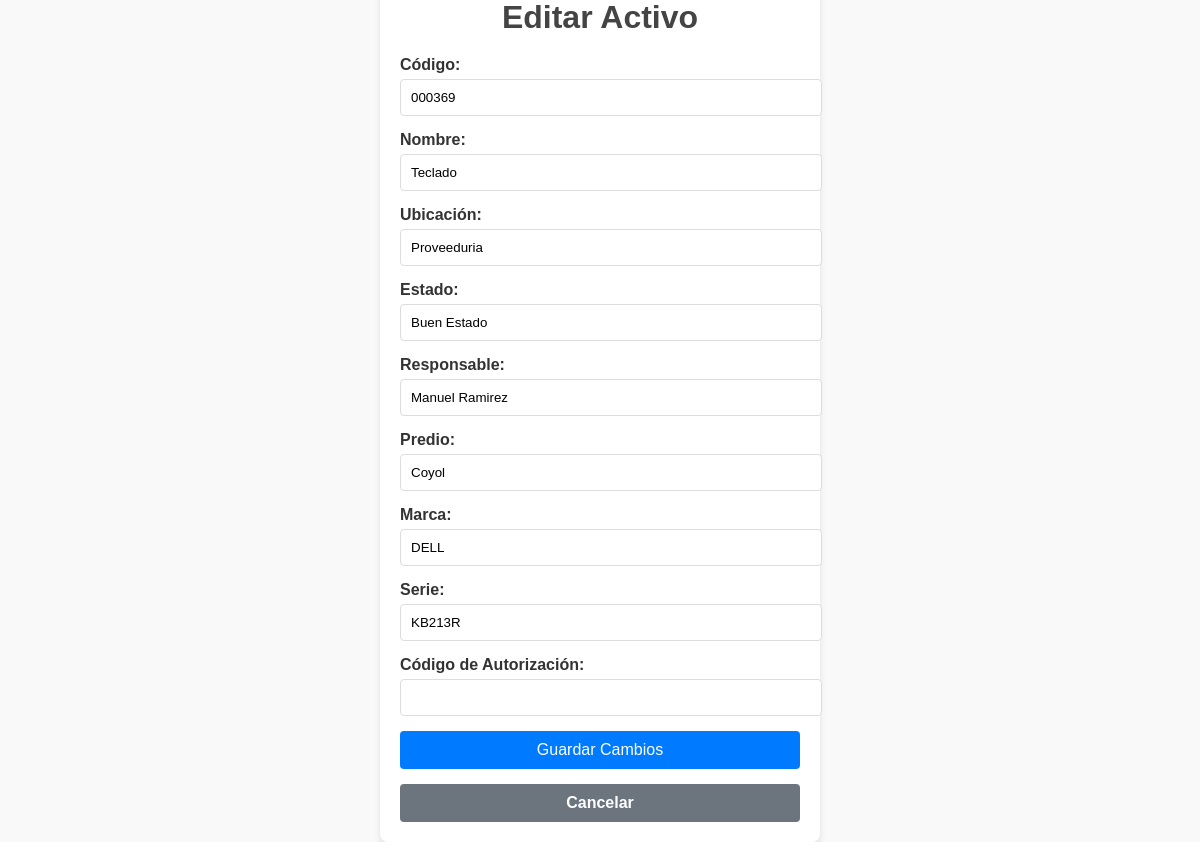
/editar/11, run on the app's committed database.
### tables this page shows
CREATE TABLE activos (
        id INTEGER PRIMARY KEY AUTOINCREMENT,
        codigo TEXT UNIQUE NOT NULL,
        nombre TEXT NOT NULL,
        ubicacion TEXT NOT NULL,
        estado TEXT NOT NULL,
        responsable TEXT,
        fecha_actualizacion TEXT NOT NULL
    , predio TEXT DEFAULT '', marca TEXT DEFAULT '', serie TEXT DEFAULT '');

### app.py (the view, shortened to what this page needs)
@app.route("/editar/<int:id>", methods=["GET", "POST"])
def editar_activo(id):
    conn = conectar_db()
    cursor = conn.cursor()
    cursor.execute("SELECT * FROM activos WHERE id = ?", (id,))
    activo = cursor.fetchone()
    conn.close()
    return render_template("editar.html", activo=activo)

### app.py (called while the page is built)
def conectar_db():
    conn = sqlite3.connect(DATABASE)
    return conn

### templates/editar.html (shortened to what this page needs)
<!DOCTYPE html>
<html lang="en">
<head>
</head>
<body>
    <form method="POST">
        <h1>Editar Activo</h1>
        <label for="codigo">Código:</label>
        <input type="text" id="codigo" name="codigo" value="{{ activo[1] }}" required>
        <label for="nombre">Nombre:</label>
        <input type="text" id="nombre" name="nombre" value="{{ activo[2] }}" required>
        <label for="ubicacion">Ubicación:</label>
        <input type="text" id="ubicacion" name="ubicacion" value="{{ activo[3] }}" required>
        <label for="estado">Estado:</label>
        <input type="text" id="estado" name="estado" value="{{ activo[4] }}" required>
        <label for="responsable">Responsable:</label>
        <input type="text" id="responsable" name="responsable" value="{{ activo[5] }}">
        <label for="predio">Predio:</label>
        <input type="text" id="predio" name="predio" value="{{ activo[7] }}" required>
        <label for="marca">Marca:</label>
        <input type="text" id="marca" name="marca" value="{{ activo[8] }}" required>
        <label for="serie">Serie:</label>
        <input type="text" id="serie" name="serie" value="{{ activo[9] }}" required>
        <label for="codigo_autorizacion">Código de Autorización:</label>
        <input type="password" id="codigo_autorizacion" name="codigo_autorizacion" required>
        <button type="submit">Guardar Cambios</button>
        <a href="/" class="cancel">Cancelar</a>
    </form>
</body>
</html>

### templates/editar.html (style rules this page uses)
body { font-family: Arial, sans-serif; background-color: #f9f9f9; color: #333; margin: 0; padding: 0; display: flex; justify-content: center; align-items: center; height: 100vh; }
form { background: #fff; padding: 20px; border-radius: 8px; box-shadow: 0 4px 6px rgba(0, 0, 0, 0.1); max-width: 400px; width: 100%; }
h1 { text-align: center; margin-bottom: 20px; color: #444; }
label { font-weight: bold; display: block; margin-bottom: 5px; }
input[type="text"], input[type="password"] { width: 100%; padding: 10px; margin-bottom: 15px; border: 1px solid #ddd; border-radius: 4px; }
button { width: 100%; background-color: #007BFF; color: white; border: none; padding: 10px; border-radius: 4px; cursor: pointer; font-size: 16px; }
.cancel { display: block; text-align: center; margin-top: 15px; background-color: #6c757d; color: white; padding: 10px; border-radius: 4px; text-decoration: none; font-weight: bold; }

### data on the page
activos: codigo "000369", nombre "Teclado", ubicacion "Proveeduria", estado "Buen Estado", responsable "Manuel Ramirez", predio "Coyol", marca "DELL", serie "KB213R"
